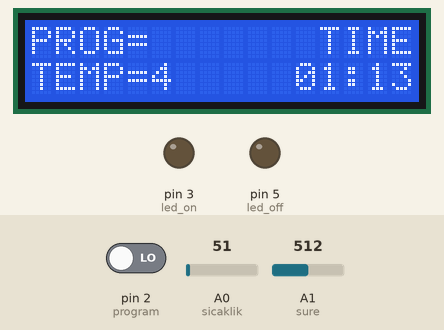
Recording of a sketch running on a simulated Arduino Uno, built with avr-gcc and run on an emulated ATmega328P. On the bench: 16×2 character LCD, output pins drawn as LEDs (lit = HIGH). Inputs (shaded band) come from the test bench; at power-on: A0 (sicaklik) = 51, A1 (sure) = 512, pin 2 (program) LOW.

Above: at 1.2 s.
1.3 s: A0 (sicaklik) set to 61
At 2.1 s:
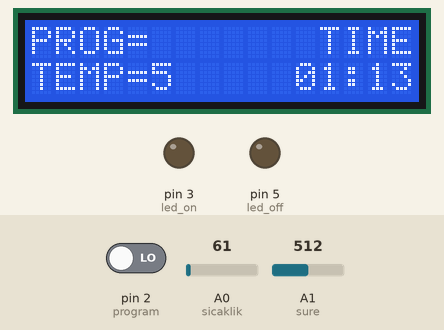
4.3 s: A1 (sure) set to 716
At 5.3 s:
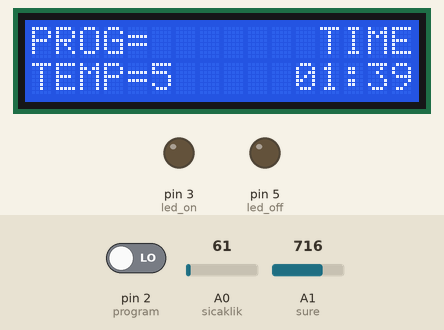
5.9 s: A0 (sicaklik) set to 71
At 6.3 s:
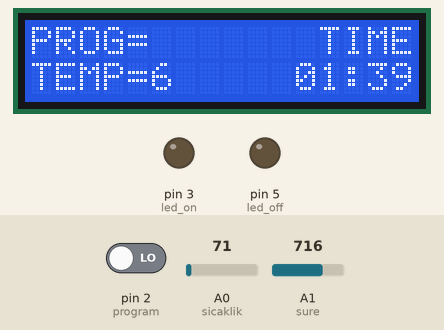
7.4 s: A1 (sure) set to 900
At 8.0 s:
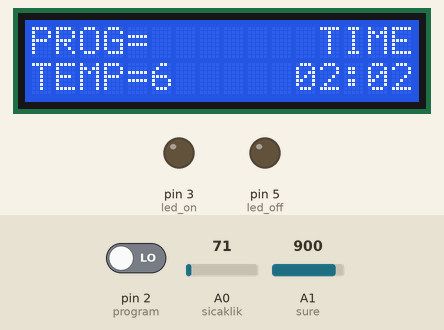
9.0 s: A0 (sicaklik) set to 86
At 10.2 s:
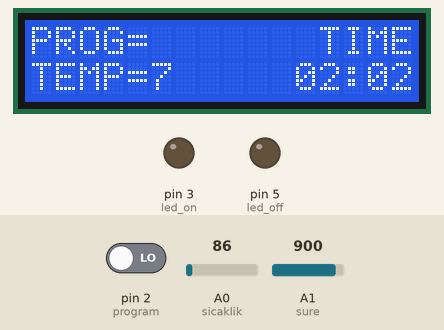
10.5 s: A1 (sure) set to 1023
At 12.0 s:
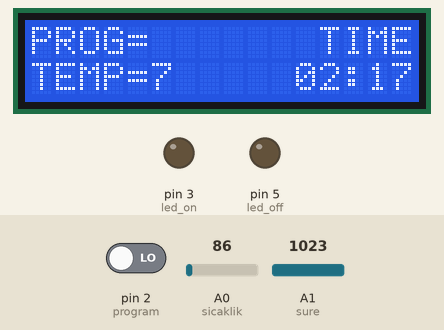
Timing chart, 0 to 13.0 s (numbered marks = the images above; inputs shaded):
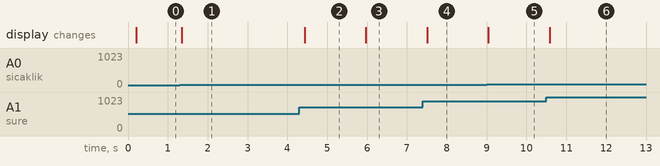

The sketch:

Washing_Machine.ino
```cpp
#include <Adafruit_LiquidCrystal.h>
Adafruit_LiquidCrystal ekran(0);

const int program = 2;
const int numWords = 5;

const int start = 4;
const int sicaklik = A0;
const int sure = A1;
const int led_on = 3;
const int led_off = 5;

int buttonState = 0;
int lastButtonState = 0;


String words[numWords] = {
  "COLORS",
  " WHITE",
  "COTTON",
  "  FAST",
  "  BUSY",
};

void setup()
{

  pinMode(program, INPUT_PULLUP);
  pinMode(program, INPUT);
  pinMode(start, INPUT);
  pinMode(sicaklik, INPUT);
  pinMode(sure, INPUT);
  pinMode(led_on, OUTPUT);
  pinMode(led_off, OUTPUT);

  ekran.begin(16, 2);


}

void loop()
{

  buttonState = digitalRead(program);

  if (buttonState != lastButtonState) {
    if (buttonState == LOW) {
      static int wordIndex = 0;
      ekran.setCursor(5, 0);
      ekran.print(words[wordIndex]);
      wordIndex = (wordIndex + 1) % numWords;
    }
    lastButtonState = buttonState;
  }

  int saat = analogRead(sure);
  float yikama_suresi = map(saat,0.0,1023.0,15,230)/100.0;

  int hours = int(yikama_suresi);
  int dakika = (yikama_suresi - hours)*60;

  if (dakika >=59){

    dakika = 0;

    hours = (hours + 1)%24;

  }

  ekran.setCursor(11,1);
  ekran.print(yikama_suresi);
  ekran.setCursor(11, 1);

  if (hours < 10) {
    ekran.print("0");
  }
  ekran.print(hours);
  ekran.print(":");
  if (dakika < 10) {
    ekran.print("0");
  }
  ekran.print(dakika);
  delay(100);


  int derece = analogRead(sicaklik);
  int su_sicaklik = map(derece,0,1023,0,90);
  ekran.setCursor(5,1);
  ekran.print(su_sicaklik);
  ekran.setCursor(0,1);
  ekran.print("TEMP=");
  ekran.setCursor(12,0);
  ekran.print("TIME");
  ekran.setCursor(0,0);
  ekran.print("PROG=");


}
```

Measured:
- after the input at 1.3 s, the display: changes after 0.05 s (image 1)
- after the input at 4.3 s, the display: changes after 0.13 s (image 2)
- after the input at 5.9 s, the display: changes after 0.06 s (image 3)
- after the input at 7.4 s, the display: changes after 0.11 s (image 4)
- after the input at 9.0 s, the display: changes at once (image 5)
- after the input at 10.5 s, the display: changes after 0.09 s (image 6)
